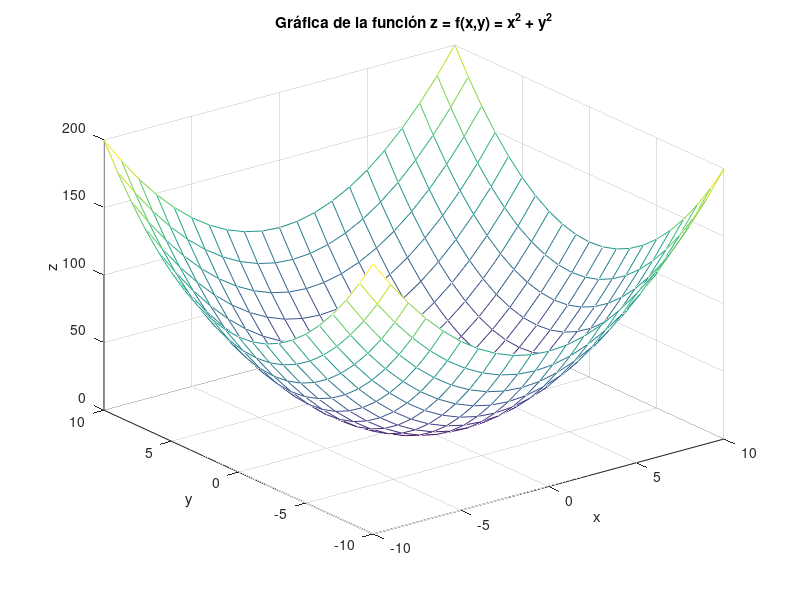

Reproduce this figure in MATLAB.
% Script modelo para graficar funciones tridimensionales.
% Ejemplo 1    función  z = x^2 + y^2

% Paso 1: Declaro las variables independientes
x = -10:10;
y = -10:10;

% Paso 2: Crear un plano cartesiano con el comando meshgrid
% cada punto del plano cartesiano está identificado con (X,Y)
[X,Y] = meshgrid(x,y);

% Paso 3: Se escribe la ecuación usando las variables X Y
Z = X.^2 + Y.^2;

% Paso 4: Se realiza la gráfica de la función Z
% usando el comando mesh
mesh(X,Y,Z);
xlabel('x');
ylabel('y');
zlabel('z');
title('Gráfica de la función z = f(x,y) = x^2 + y^2');